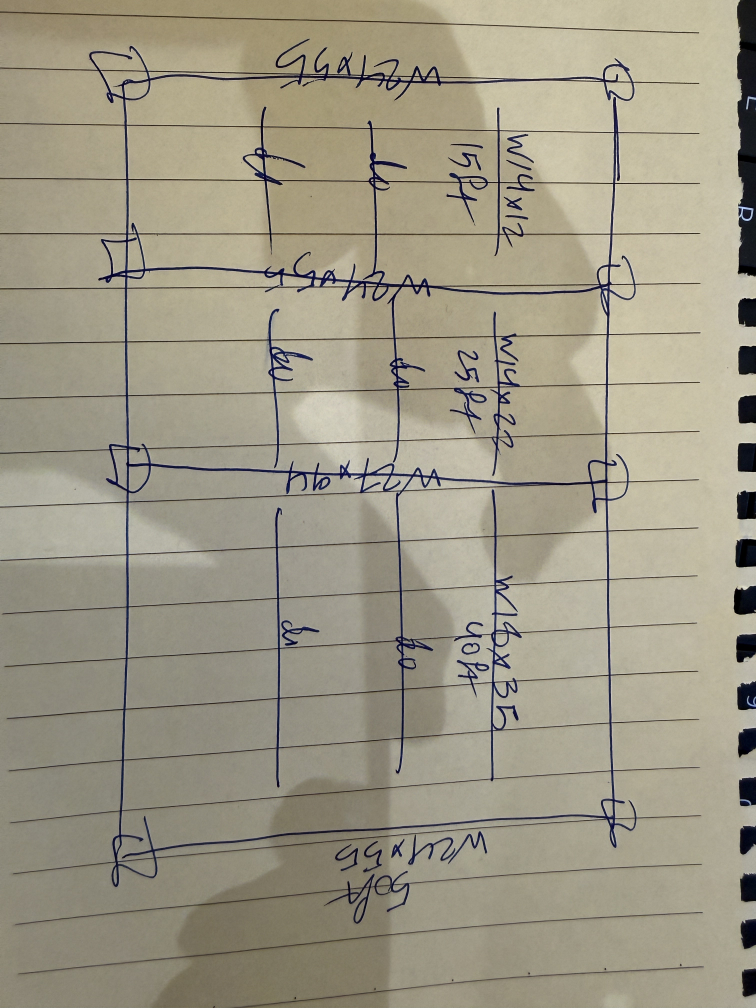
#> input picture app/samples/sketch_photo.jpg, 3024 x 4032 px (shown at 1/4 size)
$ python -i sketch.py   (imports and definitions only)
#> lines starting #> are read from the running program, lines starting #| are printed output that depends on the picture
"""Turn a photo of a hand-sketched framing plan into clean line work.

Pipeline: photo -> black/white strokes -> skeleton (scikit-image) -> paths (skan)
-> straight segments -> snap to grid lines -> merged nodes and members.
Coordinates are in image pixels; real lengths come later from the markups.
"""
import base64

import cv2
import numpy as np
from skan import Skeleton
from skimage.morphology import skeletonize

MAX_SIDE = 1600      # resize photos so tolerances behave the same for any camera
SNAP_DEG = 12        # lines within this angle of horizontal/vertical get snapped
INK_RATIO = 0.6      # pixel darker than 60% of the surrounding paper = ink
MIN_RUN = 0.05       # straight run (fraction of image diagonal) needed to count as a line
REACH = 1.0          # a loose beam end may stretch up to this fraction of its length to a support


# [246 lines left out: functions _ink, _long_lines, _segments, _cluster, _nearest, _merge_intervals and 4 more, not called in this run]


ROTATIONS = {90: cv2.ROTATE_90_CLOCKWISE, 180: cv2.ROTATE_180, 270: cv2.ROTATE_90_COUNTERCLOCKWISE}


def process(image_bytes, rotate=0):
    """Return (result dict, overlay PNG bytes) for a sketch photo."""
    img = cv2.imdecode(np.frombuffer(image_bytes, np.uint8), cv2.IMREAD_COLOR)
    if img is None:
        raise ValueError("Could not read the image. Use JPG or PNG (iPhone HEIC photos must be converted).")
    if rotate in ROTATIONS:
        img = cv2.rotate(img, ROTATIONS[rotate])
    s = MAX_SIDE / max(img.shape[:2])
    if s < 1:
        img = cv2.resize(img, None, fx=s, fy=s, interpolation=cv2.INTER_AREA)
    h, w = img.shape[:2]
    diag = float(np.hypot(w, h))

    skel = skeletonize(_long_lines(_ink(img, diag), diag))
    nodes, members, grid = _build(_segments(skel, diag), diag)
    overlay = _overlay(img, skel, nodes, members)
    _, png = cv2.imencode(".png", overlay)
    _, photo = cv2.imencode(".jpg", img, [cv2.IMWRITE_JPEG_QUALITY, 85])
    return ({"width": w, "height": h, "nodes": nodes, "members": members, "grid": grid},
            png.tobytes(), photo.tobytes())


def to_data_url(data, mime="image/png"):
    return f"data:{mime};base64," + base64.b64encode(data).decode()

>>> import cv2
>>> picture = cv2.imread('samples/sketch_photo.jpg', cv2.IMREAD_GRAYSCALE)
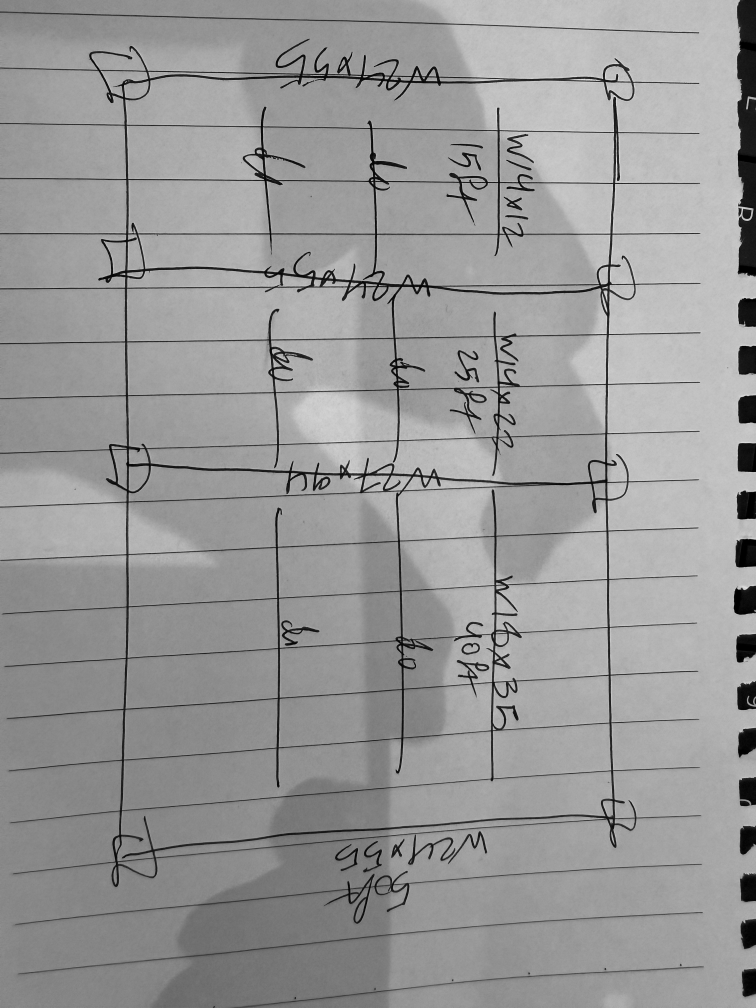
#> picture: shape (4032, 3024) (shown at 1/4 size); min 0, max 255, mean 152.2
>>> result = process(picture)
#> (the run stopped early here; a loop or call above may not have finished)
